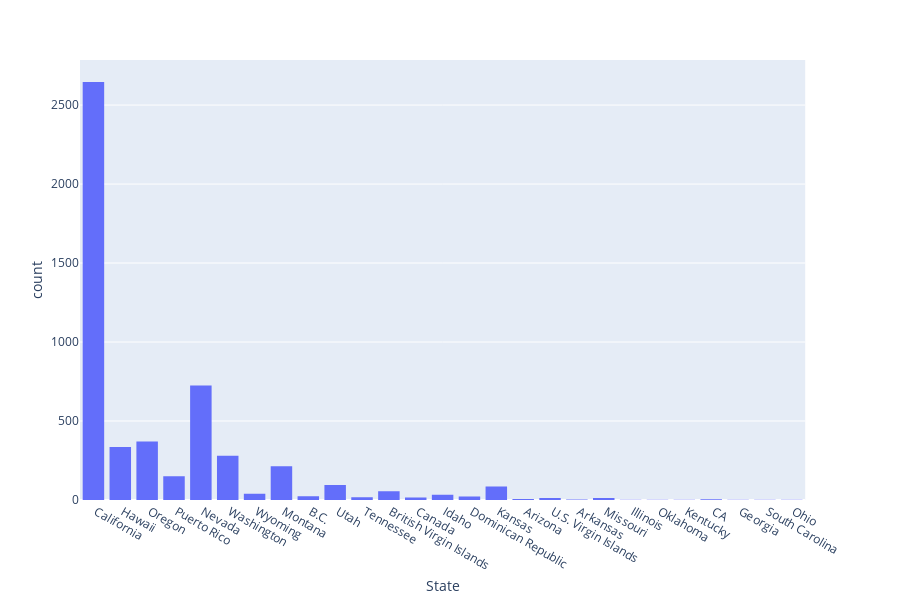

Notebook source saved alongside this figure:
### Code cell
# Plot a histogram to see frequency per-state:
target = "State"
import plotly.express as px
tips = px.data.tips()
fig = px.histogram(df, x="State")
fig.show()

### Figure 1 — Plotly figure (JSON) as saved in the notebook; plotly's stock layout.template omitted (floating-point values rounded to 4 significant figures; data arrays with more than 128 entries replaced by an {"elided": "..."} marker saying what was removed)
{"data": [{"alignmentgroup": "True", "bingroup": "x", "hoverlabel": {"namelength": 0}, "hovertemplate": "State=%{x}<br>count=%{y}", "legendgroup": "", "marker": {"color": "#636efa"}, "name": "", "offsetgroup": "", "orientation": "v", "showlegend": false, "type": "histogram", "x": {"elided": "5158 str values"}, "xaxis": "x", "yaxis": "y"}], "layout": {"barmode": "relative", "height": 600, "legend": {"tracegroupgap": 0}, "margin": {"t": 60}, "xaxis": {"anchor": "y", "domain": [0, 0.98], "title": {"text": "State"}}, "yaxis": {"anchor": "x", "domain": [0, 1], "title": {"text": "count"}}}}
